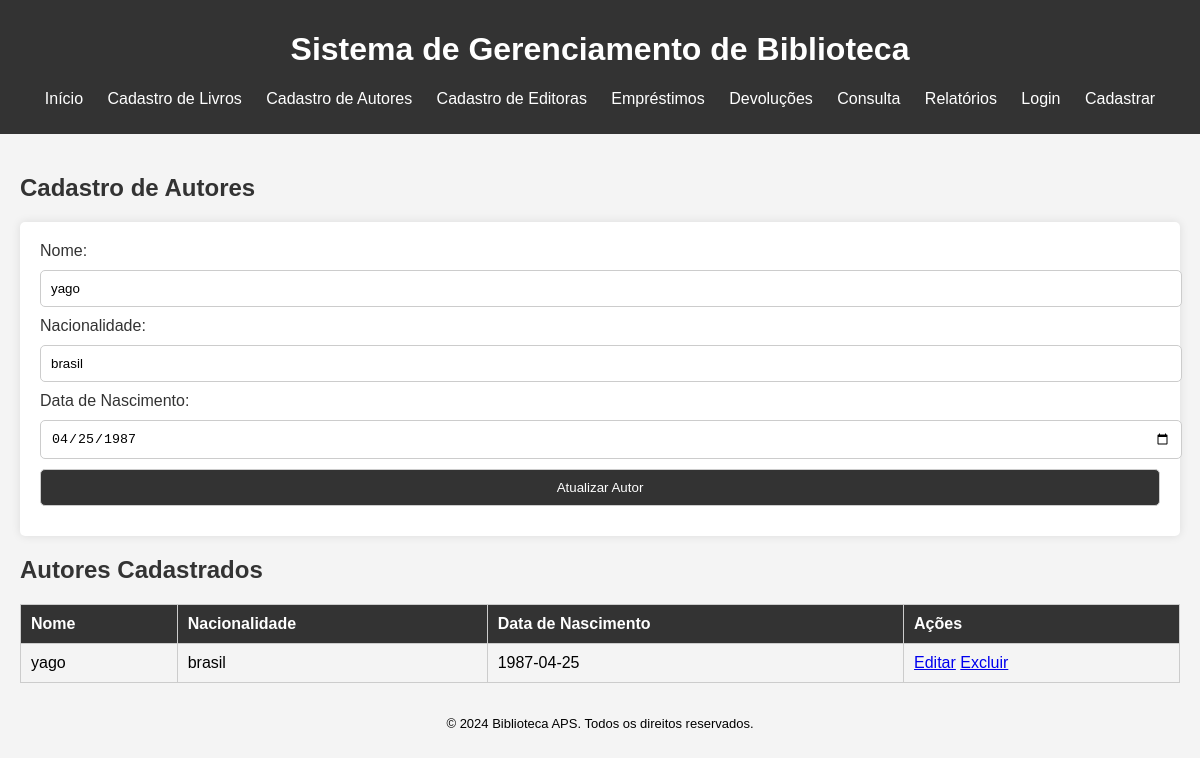
The page /cadastro_autor?edit=1 on the database its author committed.
### models.py (models this page shows)
class Autor(db.Model):
    id = db.Column(db.Integer, primary_key=True)
    nome = db.Column(db.String(100), nullable=False)
    nacionalidade = db.Column(db.String(50), nullable=False)
    data_nascimento = db.Column(db.Date, nullable=False)

### app.py (the view, shortened to what this page needs)
@app.route('/cadastro_autor', methods=['GET', 'POST'])
def cadastro_autor():
    if request.args.get('edit'):
        autor = Autor.query.get(request.args.get('edit'))
        autores = Autor.query.all()
        return render_template('cadastro_autor.html', autor=autor, autores=autores)

### templates/cadastro_autor.html (shortened to what this page needs)
{% extends 'base.html' %}
{% block content %}
<h2>Cadastro de Autores</h2>
<form method="post">
    <label for="nome">Nome:</label>
    <input type="text" id="nome" name="nome" value="{{ autor.nome if autor else '' }}" required><br>
    <label for="nacionalidade">Nacionalidade:</label>
    <input type="text" id="nacionalidade" name="nacionalidade" value="{{ autor.nacionalidade if autor else '' }}" required><br>
    <label for="data_nascimento">Data de Nascimento:</label>
    <input type="date" id="data_nascimento" name="data_nascimento" value="{{ autor.data_nascimento if autor else '' }}" required><br>
    <button type="submit">{{ 'Atualizar' if autor else 'Cadastrar' }} Autor</button>
</form>
<h2>Autores Cadastrados</h2>
<table>
    <thead>
        <tr>
            <th>Nome</th>
            <th>Nacionalidade</th>
            <th>Data de Nascimento</th>
            <th>Ações</th>
        </tr>
    </thead>
    <tbody>
        {% for autor in autores %}
        <tr>
            <td>{{ autor.nome }}</td>
            <td>{{ autor.nacionalidade }}</td>
            <td>{{ autor.data_nascimento }}</td>
            <td>
                <a href="{{ url_for('cadastro_autor', edit=autor.id) }}">Editar</a>
                <a href="{{ url_for('cadastro_autor', delete=autor.id) }}" onclick="return confirm('Tem certeza que deseja excluir este autor?')">Excluir</a>
            </td>
        </tr>
        {% endfor %}
    </tbody>
</table>
{% endblock %}

### static/css/style.css (style rules this page uses)
body { font-family: Arial, sans-serif; background-color: #f4f4f4; margin: 0; padding: 0; }
h2 { color: #333; }
form { background-color: #fff; padding: 20px; border-radius: 5px; box-shadow: 0 0 10px rgba(0, 0, 0, 0.1); }
form label { display: block; margin-bottom: 10px; color: #333; }
form input, form select, form button { width: 100%; padding: 10px; margin-bottom: 10px; border: 1px solid #ccc; border-radius: 5px; }
form button { background-color: #333; color: #fff; cursor: pointer; }
table { width: 100%; border-collapse: collapse; margin-top: 20px; }
table, th, td { border: 1px solid #ccc; }
th, td { padding: 10px; text-align: left; }
th { background-color: #333; color: #fff; }

### rows shown on the page
Autor: nome "yago", nacionalidade "brasil", data_nascimento "04/25/1987", data_nascimento "1987-04-25"

### other values the page prints
{{ 'Atualizar' if autor else 'Cadastrar' }} "Atualizar"
